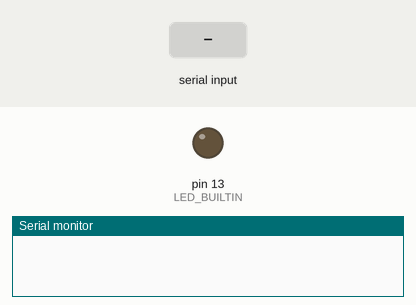
The sketch below on a simulated Arduino Uno, built with avr-gcc and run on an emulated ATmega328P. Shown: output pins drawn as LEDs (lit = HIGH), the last lines printed to the serial monitor. The inputs (shaded band) are chosen by the test bench.

Above: at 1.2 s.
1.3 s: "a" received over Serial
At 1.8 s:
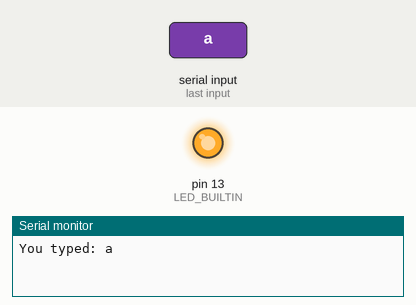
2.8 s: "b" received over Serial
At 4.2 s:
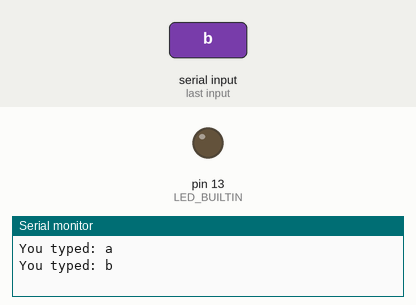
Timing chart, 0 to 5.8 s (numbered marks = the images above; inputs shaded):
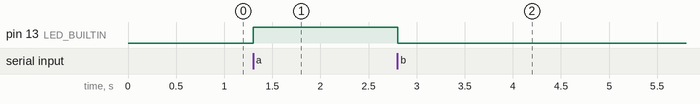

The sketch:

Relay.ino
```cpp
char input;
void setup() {
  pinMode(LED_BUILTIN, OUTPUT);
  Serial.begin(9600);
}


void loop() {
if(Serial.available()==1){
        input = Serial.read();
        Serial.print("You typed: " );
        Serial.println(input);
    }
if((String)input == "a")
  digitalWrite(LED_BUILTIN, HIGH);
else if((String)input == "b")
  digitalWrite(LED_BUILTIN, LOW);

}
```

Measured:
- after the input at 1.3 s, pin 13 (LED_BUILTIN): LOW → HIGH at once
- after the input at 2.8 s, pin 13 (LED_BUILTIN): HIGH → LOW at once
